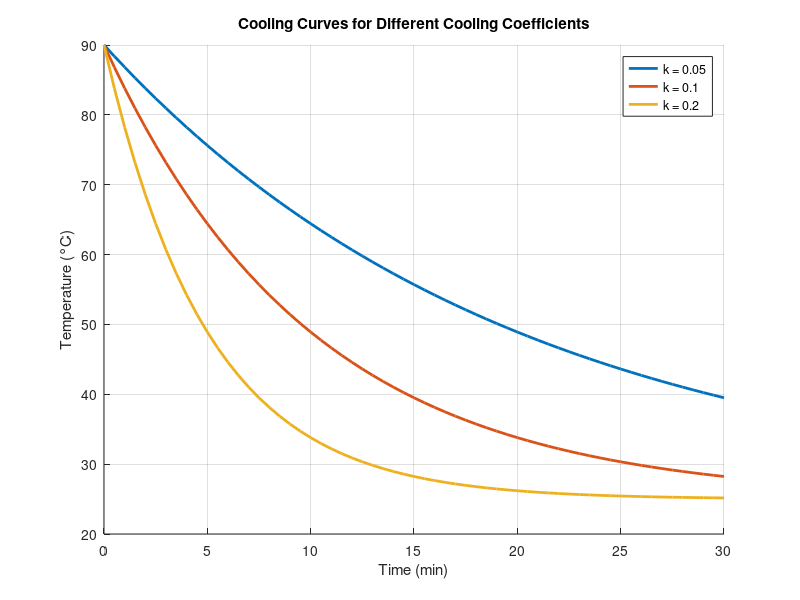

MATLAB code for this plot:
clc; clear; close all;

% variables
t = 0:0.5:30;        
T_env = 25;          
T0 = 90;             


k_values = [0.05 0.1 0.2];
figure; hold on;

for i = 1:length(k_values)
    
    k = k_values(i);  
    T = T_env + (T0 - T_env)*exp(-k*t);
    plot(t, T, 'LineWidth', 2);
end

xlabel('Time (min)');
ylabel('Temperature (°C)');
title('Cooling Curves for Different Cooling Coefficients');
legend('k = 0.05','k = 0.1','k = 0.2','Location','northeast');
grid on;
